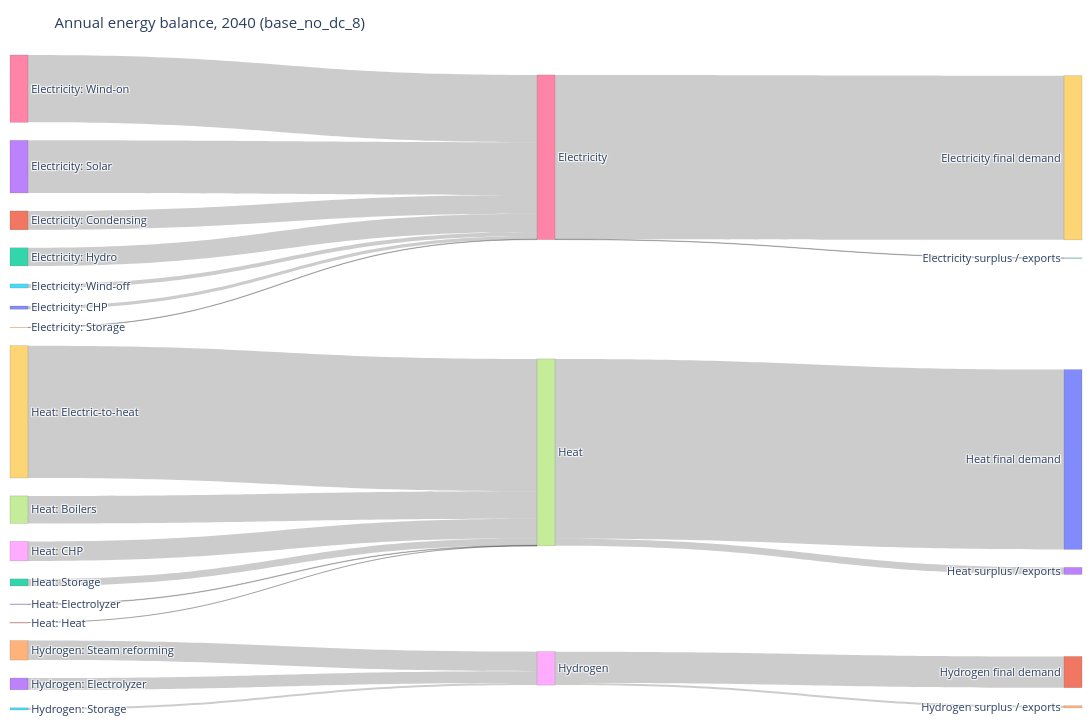

The notebook cell this image was saved under:
### Code cell
# 1.6 Annual energy-balance Sankey diagram (TWh)
# Technology groups feed carriers, which feed final demand.
SANKEY_YEAR = max(get("PRO_YCRAGF")["Year"])
sankey_carriers = ["ELECTRICITY", "HEAT", "HYDROGEN"]
sankey_names = {"ELECTRICITY": "Electricity", "HEAT": "Heat", "HYDROGEN": "Hydrogen"}

sankey_pro = get("PRO_YCRAGF").query("Year == @SANKEY_YEAR and Commodity in @sankey_carriers").copy()
sankey_pro["Source"] = tech_group(sankey_pro, unpack=True)
sankey_pro = sankey_pro.groupby(["Commodity", "Source"])["Value"].sum().reset_index()

sankey_dem = pd.concat([
    get("EL_DEMAND_YCR").assign(Commodity="ELECTRICITY"),
    get("H_DEMAND_YCRA").assign(Commodity="HEAT"),
    get("H2_DEMAND_YCR").assign(Commodity="HYDROGEN"),
], ignore_index=True).query("Year == @SANKEY_YEAR and Commodity in @sankey_carriers")
sankey_dem = sankey_dem.groupby("Commodity")["Value"].sum()

source_labels = [f"{row.Commodity.title()}: {row.Source}" for row in sankey_pro.itertuples()]
carrier_labels = [sankey_names[c] for c in sankey_carriers]
sink_labels = [f"{sankey_names[c]} final demand" for c in sankey_carriers]
labels = source_labels + carrier_labels + sink_labels
carrier_index = {c: len(source_labels) + i for i, c in enumerate(sankey_carriers)}
sink_index = {c: len(source_labels) + len(carrier_labels) + i for i, c in enumerate(sankey_carriers)}
source_index = {(row.Commodity, row.Source): i for i, row in enumerate(sankey_pro.itertuples())}

links = [(source_index[(row.Commodity, row.Source)], carrier_index[row.Commodity], row.Value) for row in sankey_pro.itertuples() if row.Value > 0]
for commodity in sankey_carriers:
    supply = sankey_pro.loc[sankey_pro["Commodity"] == commodity, "Value"].sum()
    demand_value = float(sankey_dem.get(commodity, 0))
    if demand_value > 0:
        links.append((carrier_index[commodity], sink_index[commodity], demand_value))
    residual = supply - demand_value
    if residual > 1e-9:
        labels.append(f"{sankey_names[commodity]} surplus / exports")
        links.append((carrier_index[commodity], len(labels) - 1, residual))
    elif residual < -1e-9:
        labels.append(f"{sankey_names[commodity]} net imports")
        links.append((len(labels) - 1, carrier_index[commodity], -residual))

fig = go.Figure(go.Sankey(
    arrangement="snap",
    node=dict(label=labels, pad=18, thickness=18, line=dict(color="rgba(80,80,80,0.35)", width=0.5)),
    link=dict(source=[x[0] for x in links], target=[x[1] for x in links], value=[x[2] for x in links]),
))
fig.update_layout(title=f"Annual energy balance, {SANKEY_YEAR} ({SCENARIO})", height=720, width=1250,
                  font=dict(size=11), margin=dict(l=10, r=10, t=55, b=10))
fig.show()

### Figure 1 — Plotly figure (JSON) as saved in the notebook; plotly's stock layout.template omitted (floating-point values rounded to 4 significant figures)
{"data": [{"arrangement": "snap", "link": {"source": [0, 1, 2, 3, 4, 5, 6, 7, 8, 9, 10, 11, 12, 13, 14, 15, 16, 16, 17, 17, 18, 18], "target": [16, 16, 16, 16, 16, 16, 16, 17, 17, 17, 17, 17, 17, 18, 18, 18, 19, 22, 20, 23, 21, 24], "value": [109.2, 643.5, 617.4, 1795.0, 15.78, 139.5, 2296.0, 936.8, 665.0, 4510.0, 19.18, 1.153, 241.8, 401.0, 664.4, 74.84, 5601.0, 15.78, 6132.0, 241.8, 1065.0, 74.84]}, "node": {"label": ["Electricity: CHP", "Electricity: Condensing", "Electricity: Hydro", "Electricity: Solar", "Electricity: Storage", "Electricity: Wind-off", "Electricity: Wind-on", "Heat: Boilers", "Heat: CHP", "Heat: Electric-to-heat", "Heat: Electrolyzer", "Heat: Heat", "Heat: Storage", "Hydrogen: Electrolyzer", "Hydrogen: Steam reforming", "Hydrogen: Storage", "Electricity", "Heat", "Hydrogen", "Electricity final demand", "Heat final demand", "Hydrogen final demand", "Electricity surplus / exports", "Heat surplus / exports", "Hydrogen surplus / exports"], "line": {"color": "rgba(80,80,80,0.35)", "width": 0.5}, "pad": 18, "thickness": 18}, "type": "sankey"}], "layout": {"font": {"size": 11}, "height": 720, "margin": {"b": 10, "l": 10, "r": 10, "t": 55}, "title": {"text": "Annual energy balance, 2040 (base_no_dc_8)"}, "width": 1250}}
